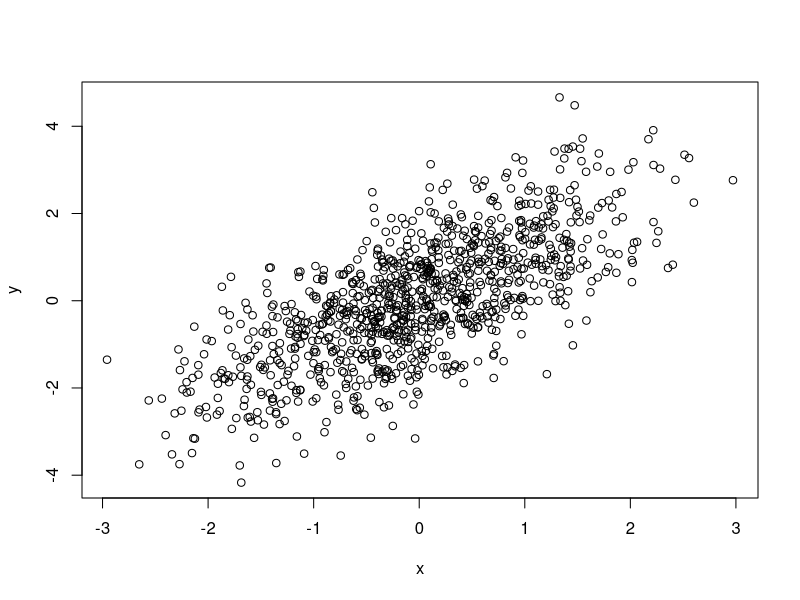
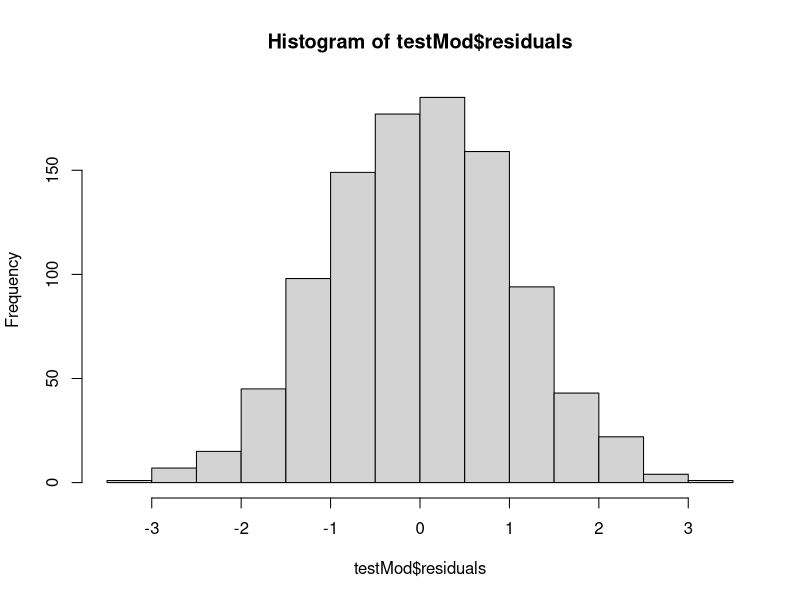
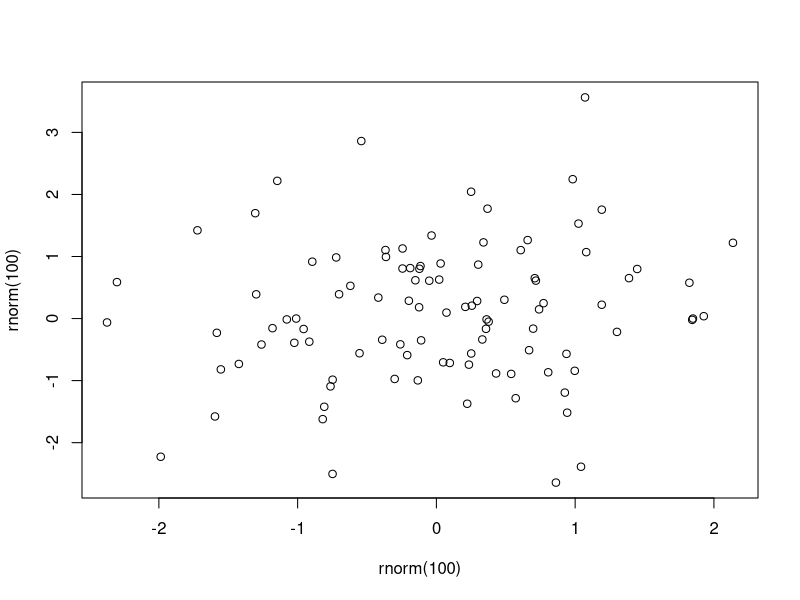
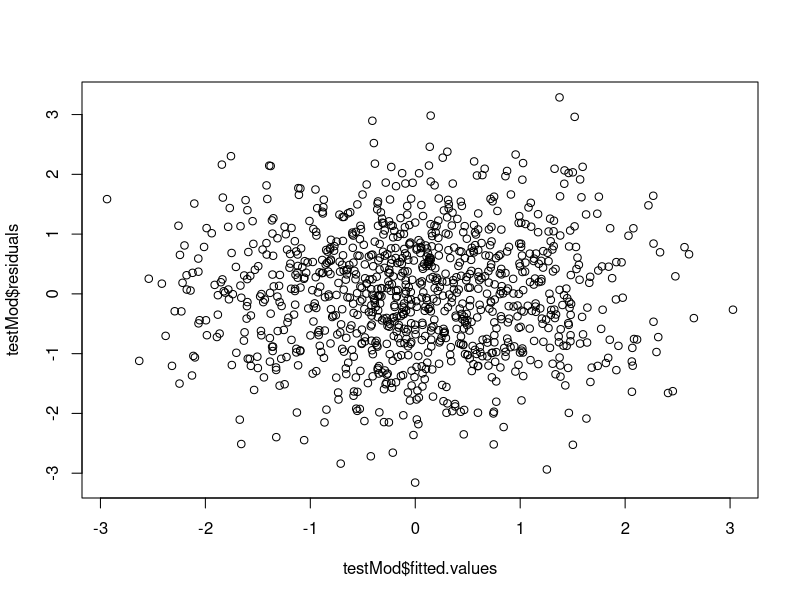
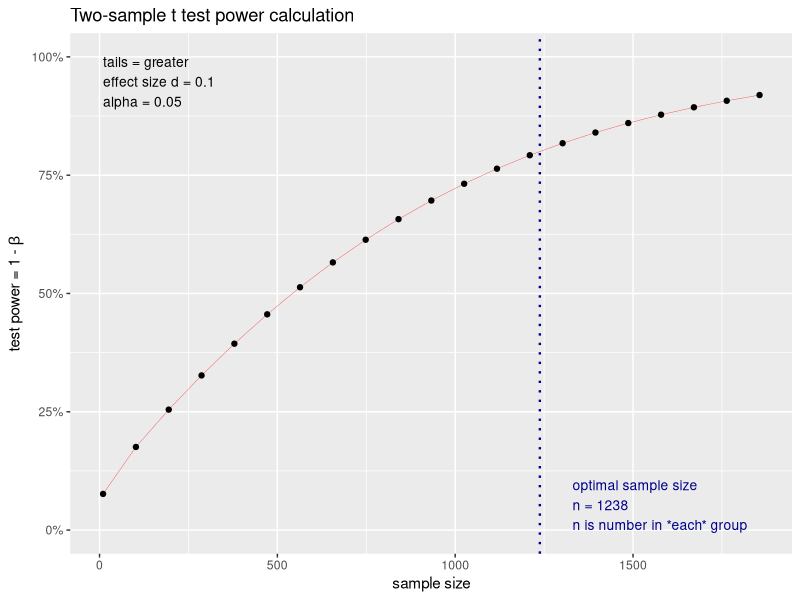
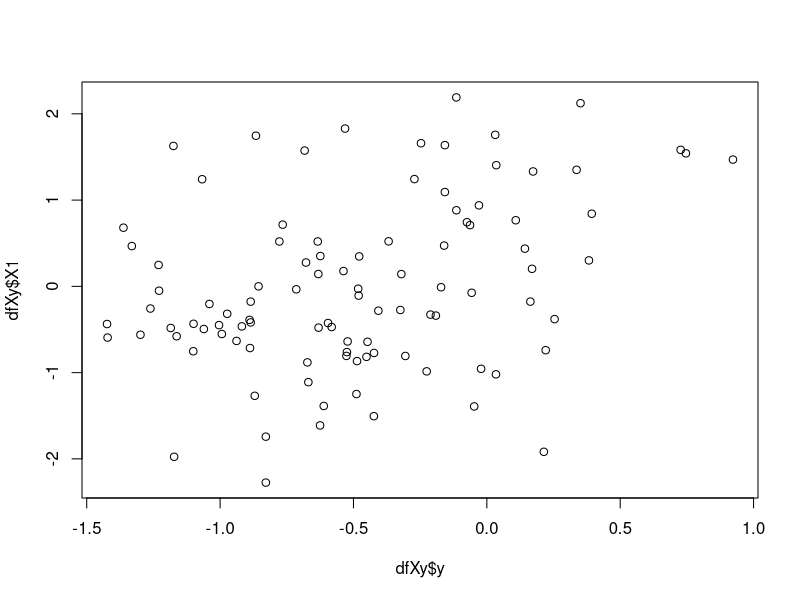
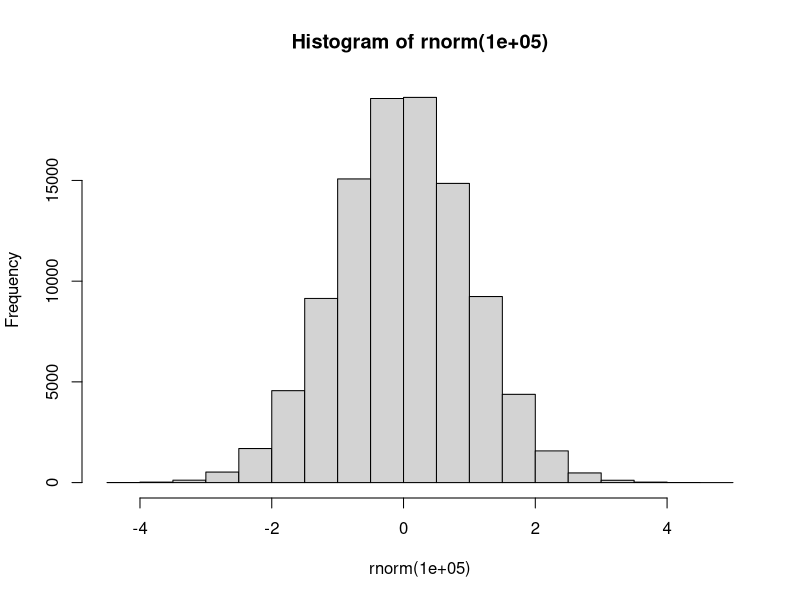

Source code (R) for these figures, in order:
## ---- chunk 1
knitr::opts_chunk$set(echo = TRUE, eval = FALSE)
## ---- chunk 2
x = rnorm(1000)

y = x + rnorm(1000)

plot(x, y)
## ---- chunk 3
testMod = lm(y ~ x)

hist(testMod$residuals)
## ---- chunk 4
plot(rnorm(100), rnorm(100))
## ---- chunk 5
plot(testMod$fitted.values, testMod$residuals)
## ---- chunk 6
library(pwr)

pwr.f2.test(u = 1, v = NULL, f2 = .05, power = .8)

## ---- chunk 7
tPower = pwr.t.test(n = NULL, d = 0.1, power = 0.8, 
                    type= "two.sample", alternative = "greater")

plot(tPower)
## ---- chunk 8
# predictors and response
N = 100 # sample size
k = 2   # number of desired predictors
X = matrix(rnorm(N*k), ncol=k)  
y = -.5 + .2*X[,1] + .1*X[,2] + rnorm(N, sd=.5)  # increasing N will get estimated values closer to these

dfXy = data.frame(X,y)

plot(dfXy$y, dfXy$X1)
## ---- chunk 9
lmfuncLS = function(par, X, y){
  # arguments- par: parameters to be estimated; X: predictor matrix with intercept 
  # column, y: response
  
  # setup
  beta = par                                   # coefficients
  
  # linear predictor
  LP = X%*%beta                                # linear predictor
  mu = LP                                      # identity link
  
  # calculate least squares loss function
  L = crossprod(y-mu)
}
## ---- chunk 10

X = cbind(1, X)

init = c(1, rep(0, ncol(X)))

names(init) = c('sigma2', 'intercept','b1', 'b2')
## ---- chunk 11
optlmLS = optim(par = init[-1], fn = lmfuncLS, 
                X = X, y = y, control = list(reltol = 1e-8))

optlmLS$par
## ---- chunk 12
modlm = lm(y~., dfXy)

summary(modlm)
## ---- chunk 13
# Example
QRX = qr(X)
Q = qr.Q(QRX) # Orthogonal matrix
R = qr.R(QRX) # Upper triangle
Bhat = solve(R) %*% crossprod(Q, y)
qr.coef(QRX, y)
## ---- chunk 14
coefs = solve(t(X)%*%X) %*% t(X)%*%y
## ---- chunk 15
basicExample = lm(mpg ~ wt + qsec, data = mtcars)
summary(basicExample)
## ---- chunk 16
basicExample$coefficients['(Intercept)'] + 
  basicExample$coefficients['wt'] * mtcars$wt[1] +
  basicExample$coefficients['qsec'] * mtcars$qsec[1]


mtcars$mpg[1]
## ---- chunk 17
hist(rnorm(100000))
## ---- chunk 18
t.test(mtcars$mpg ~ mtcars$am, alternative = "two.sided")
## ---- chunk 19
anovaTest = aov(mpg ~ as.factor(gear), data = mtcars, projections = TRUE)
summary(anovaTest)
coefficients(anovaTest)
